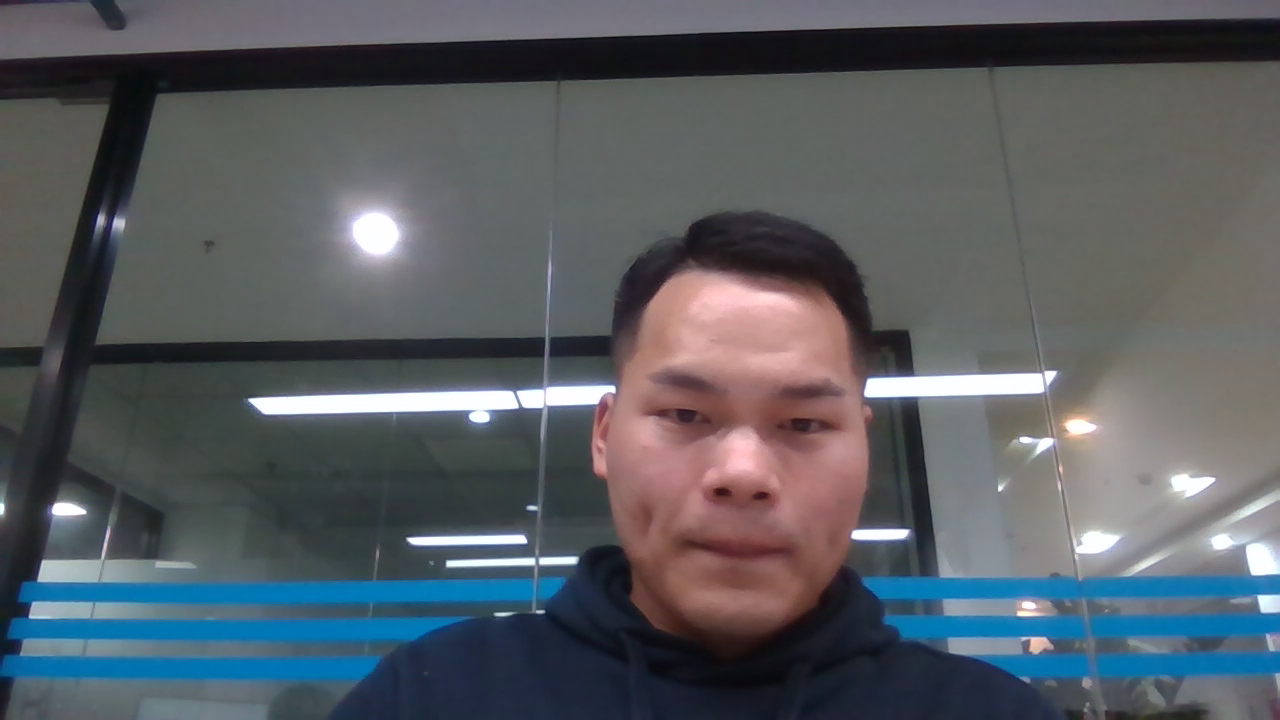
#> input picture frame 7 of 02_图像识别/01_01_检测和裁剪人脸/video/people.mp4, 1280 x 720 px
$ python main.py
#> lines starting #> are read from the running program, lines starting #| are printed output that depends on the picture; after the words box and inside, x2 and y2 are one past the last pixel; in counts of white or black regions, pixels touching at a corner belong together
'''
/***********************
* * 来源网址及使用说明:https://mp.weixin.qq.com/s/nHn-ogRG_1cVwiZHuNeCmQ
***********************/
'''

import cv2
import numpy as np

#/*! 使用 haarcascade_frontalface_default.xml 分类器来检测图像中的人脸。它将返回图 */
#/*! 像的四个坐标(w，h，x，y)。使用这些坐标，我们要在脸上画一个矩形，然后使用相同的坐标， */
#/*! 继续裁剪人脸。最后使用 imwrite，把裁剪后的图像保存到目录中。 */
# 这个路径参考：https://blog.csdn.net/qq_34713361/article/details/105547389
face_cascade = cv2.CascadeClassifier('D:/Program Files/Python/Python39/Lib/site-packages/cv2/data/haarcascade_frontalface_default.xml')

# img = cv2.imread("image_1.jpg")   #read the input image
video = cv2.VideoCapture("people.mp4")   #read the imput video

while True:
    success, img = video.read()
#> img is the input picture: shape (720, 1280, 3); mean B, G, R 97.8, 92.3, 87.7
    #print(img.shape)
    imgGray = cv2.cvtColor(img, cv2.COLOR_BGR2GRAY) #convert into grayscale 转成灰度值
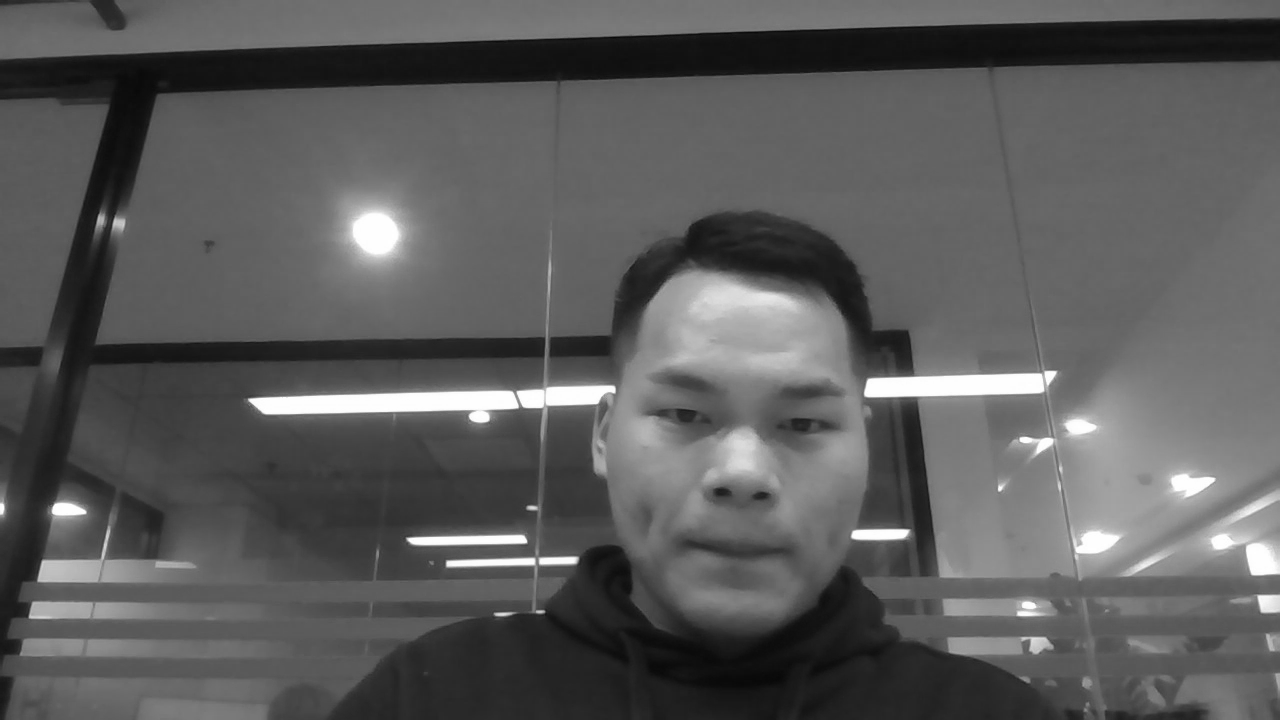
#> imgGray: shape (720, 1280); min 8, max 255, mean 91.4
    faces = face_cascade.detectMultiScale(imgGray, 1.3, 4)  #detect faces
#> faces = [[579, 298, 315, 315]]

    # Draw rectangle around the faces 围绕脸部绘制矩形
    for (x, y, w, h) in faces:
        cv2.rectangle(img, (x, y), (x+w, y+h), (255, 0, 0), 2)
        # cropping face 裁减脸部
        crop_face = img[y:y + h, x:x + w]
        #saving cropped face
        cv2.imwrite(str(w) + str(h) + '_faces.jpg', crop_face)
#> this loop made 1 pass
#> pass 1, `crop_face = img[y:y + h, x:x + w]`:
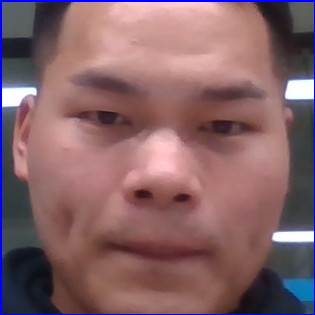
#> crop_face: shape (315, 315, 3); mean B, G, R 103.5, 99.1, 133.4
#> after the loop:
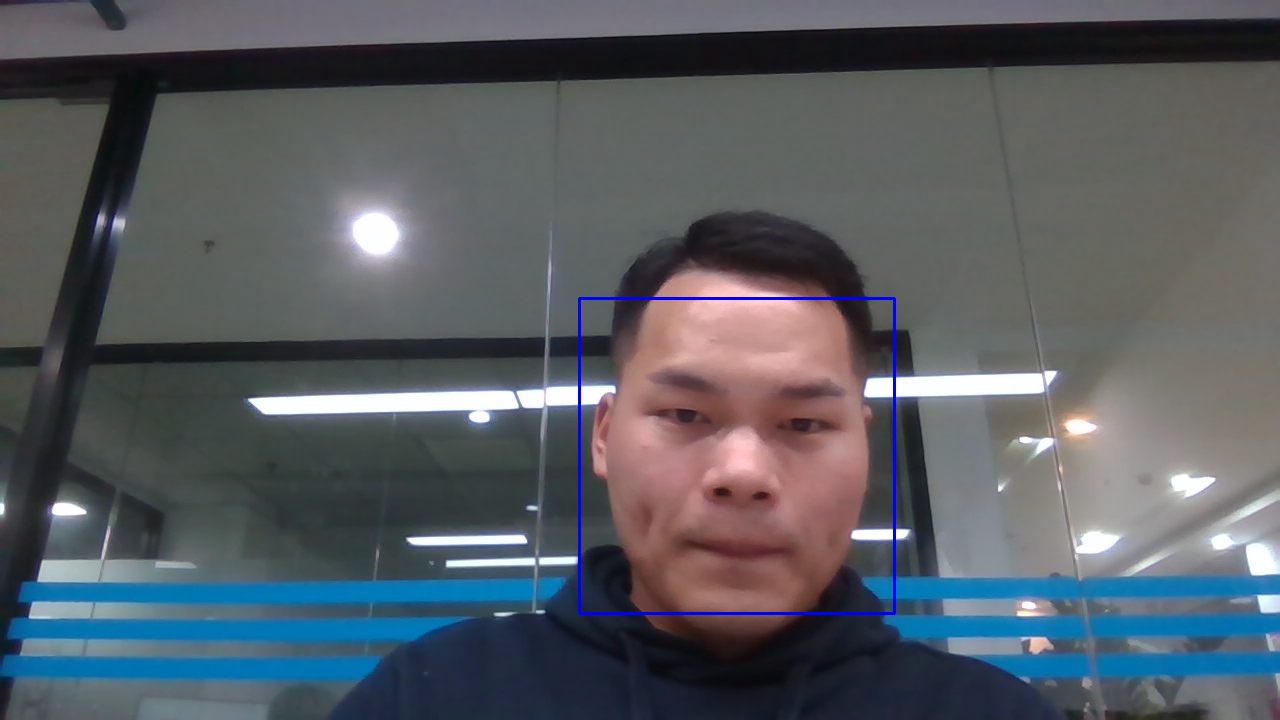
#> img: shape (720, 1280, 3); 0.41% of pixels changed, all inside (x1, y1, x2, y2) = (578, 297, 896, 615)

    cv2.imshow("Image", img)
    cv2.imshow("Imacropped", crop_face)
#    cv2.imshow("Video", img)
#    if cv2.waitKey(1) & 0xff==ord('q'): ##key 'q' will break the loop
#        break

cv2.waitKey(0)

$ run again, starting later in the video
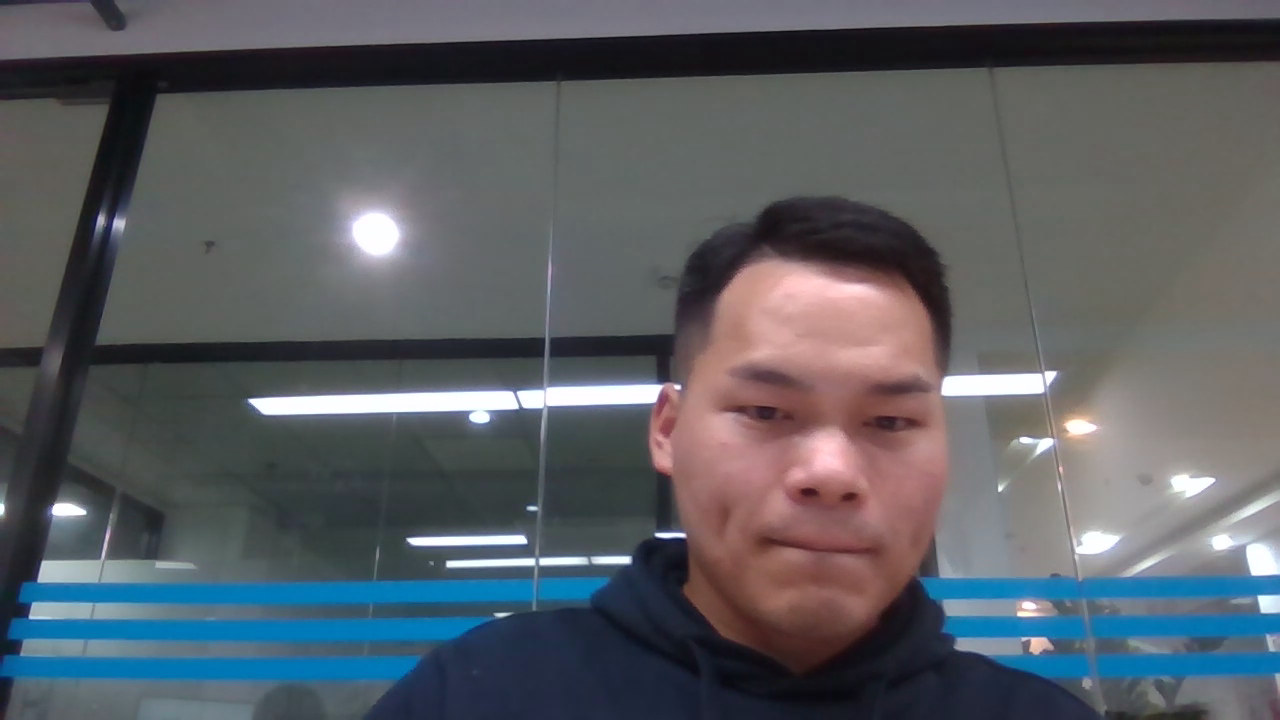
#> input picture frame 35 of 02_图像识别/01_01_检测和裁剪人脸/video/people.mp4, 1280 x 720 px
#> img is the input picture: shape (720, 1280, 3); mean B, G, R 99, 93.4, 89.8
#> `imgGray = cv2.cvtColor(img, cv2.COLOR_BGR2GRAY)`:
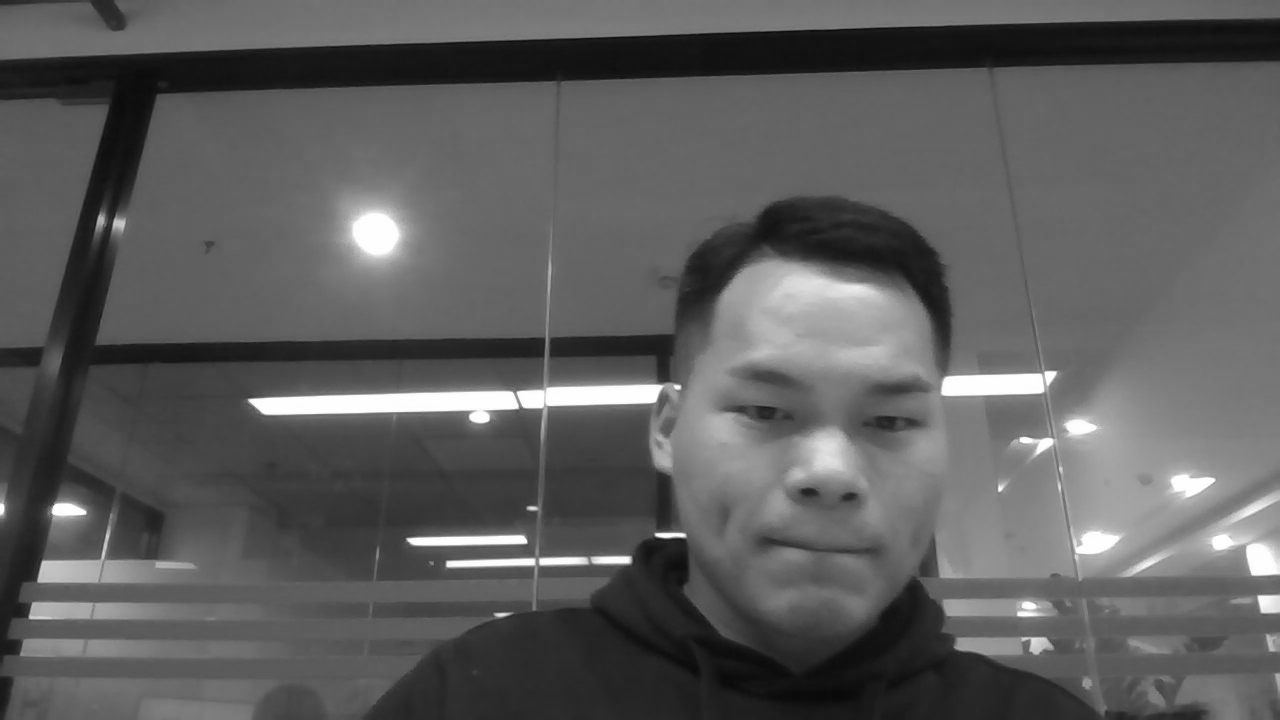
#> imgGray: shape (720, 1280); min 9, max 255, mean 92.9
#> faces = [[654, 282, 345, 345]]
#> the loop `for (x, y, w, h) in faces:` made 1 pass
#> after the loop `for (x, y, w, h) in faces:`:
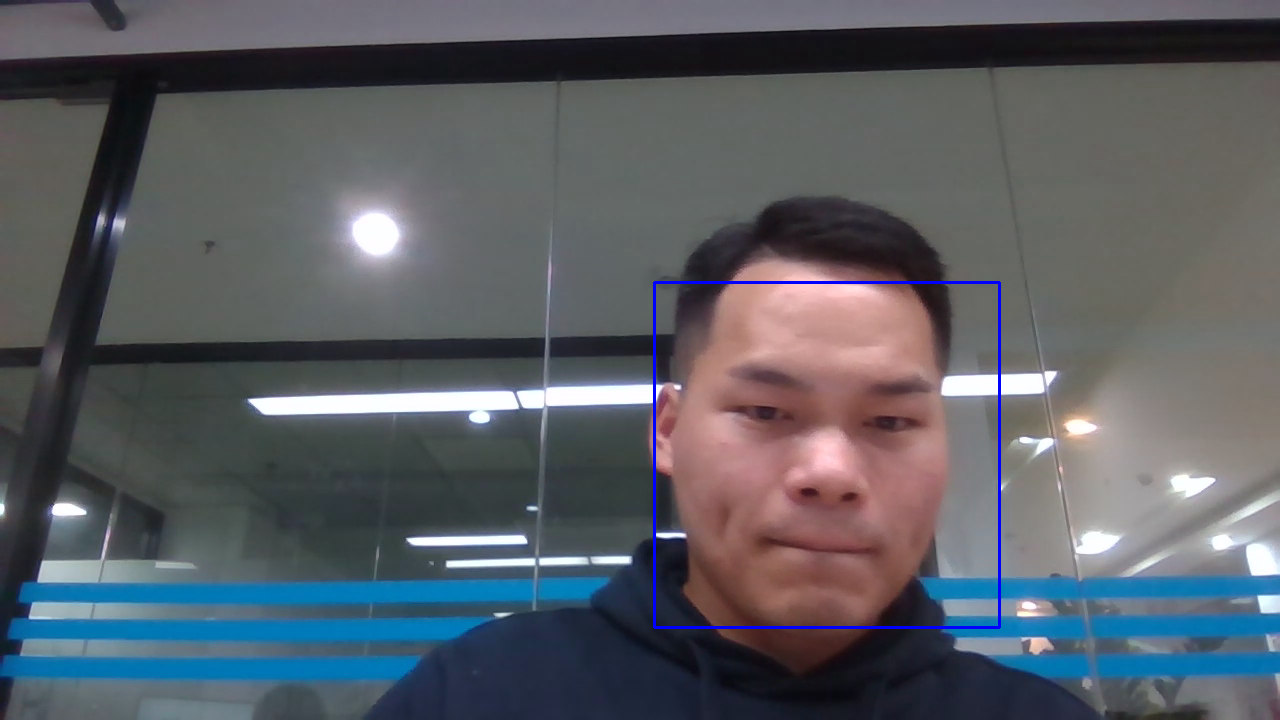
#> img: shape (720, 1280, 3); 0.45% of pixels changed, all inside (x1, y1, x2, y2) = (653, 281, 1001, 629)

$ run again, starting later in the video
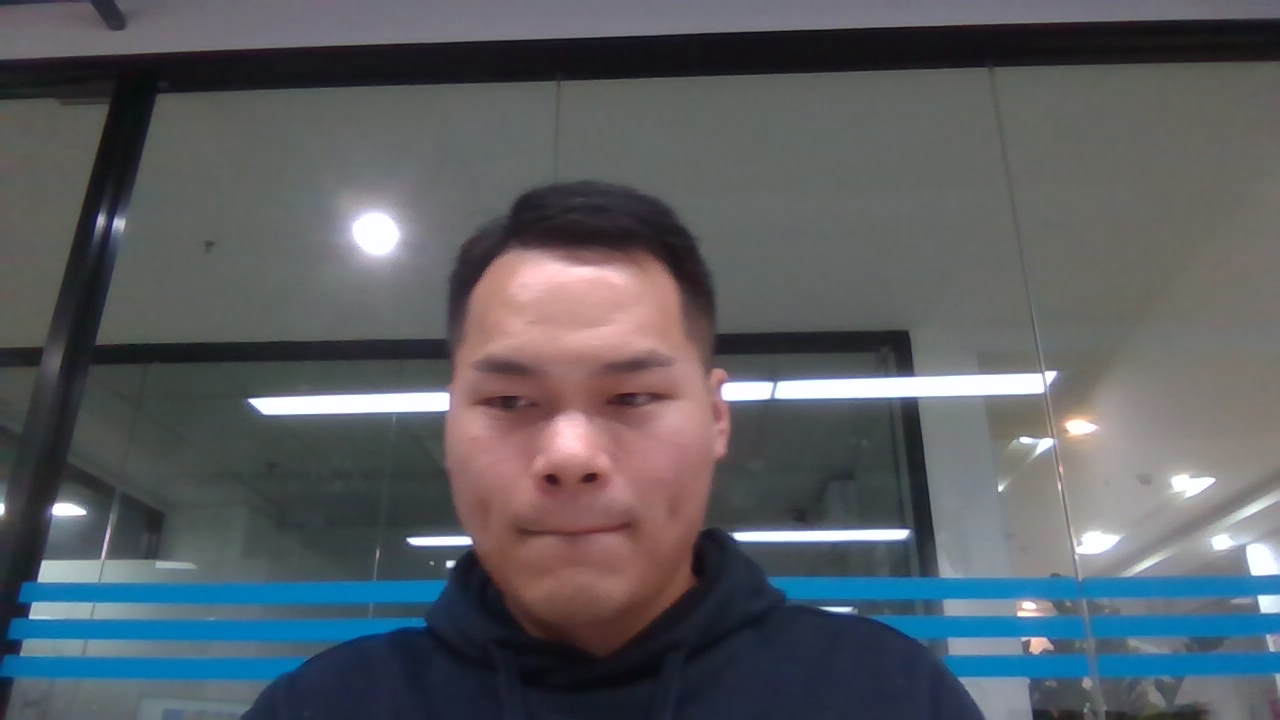
#> input picture frame 63 of 02_图像识别/01_01_检测和裁剪人脸/video/people.mp4, 1280 x 720 px
#> img is the input picture: shape (720, 1280, 3); mean B, G, R 98.3, 92.8, 89.5
#> `imgGray = cv2.cvtColor(img, cv2.COLOR_BGR2GRAY)`:
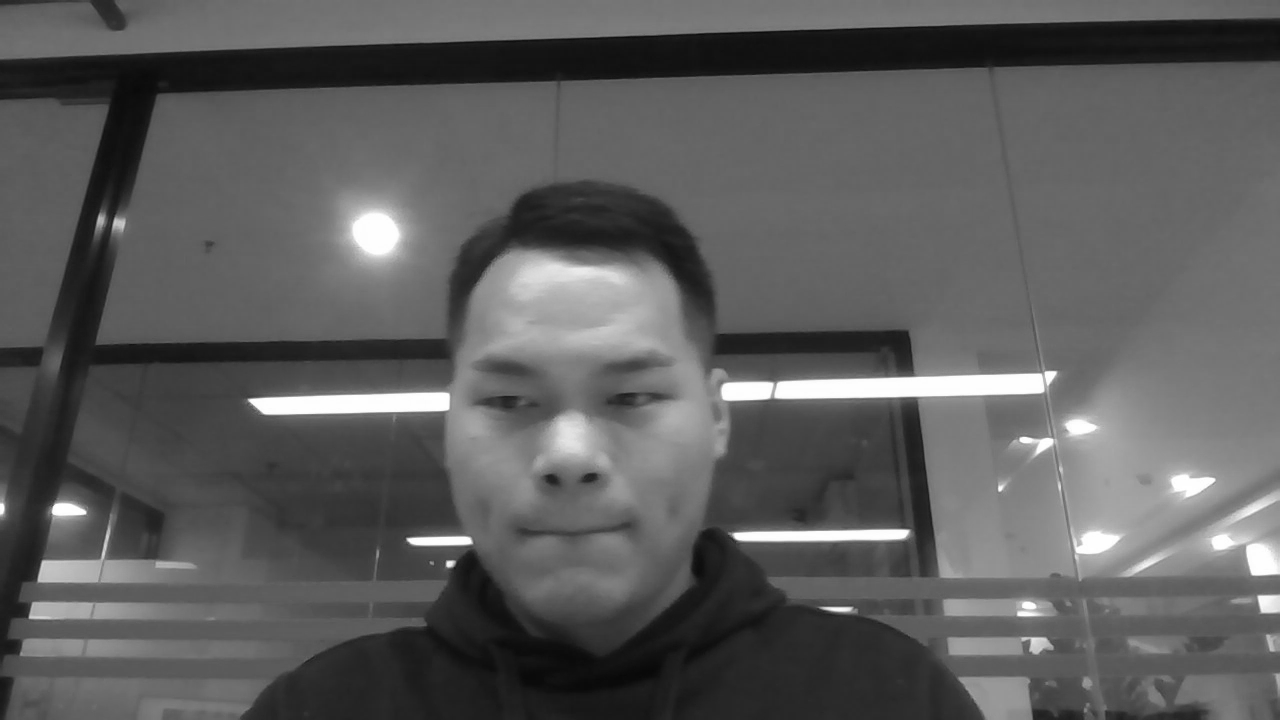
#> imgGray: shape (720, 1280); min 8, max 255, mean 92.4
#> faces = [[410, 274, 322, 322]]
#> the loop `for (x, y, w, h) in faces:` made 1 pass
#> after the loop `for (x, y, w, h) in faces:`:
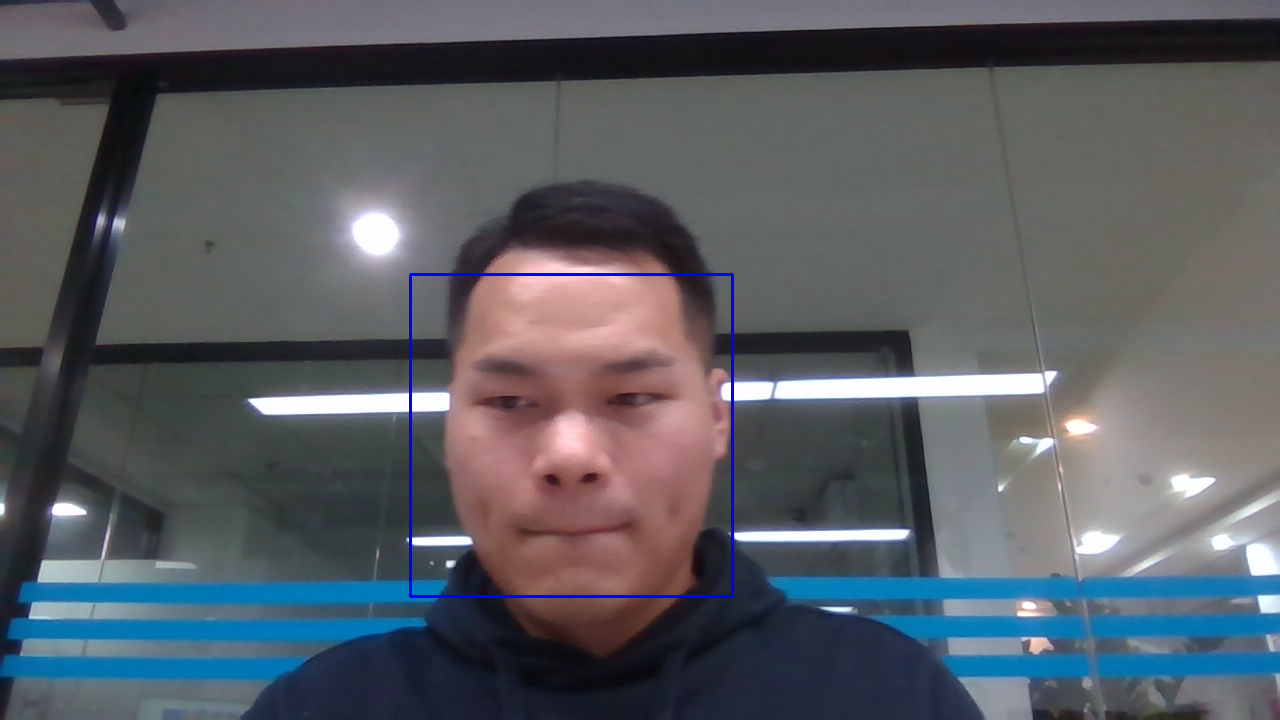
#> img: shape (720, 1280, 3); 0.42% of pixels changed, all inside (x1, y1, x2, y2) = (409, 273, 734, 598)
